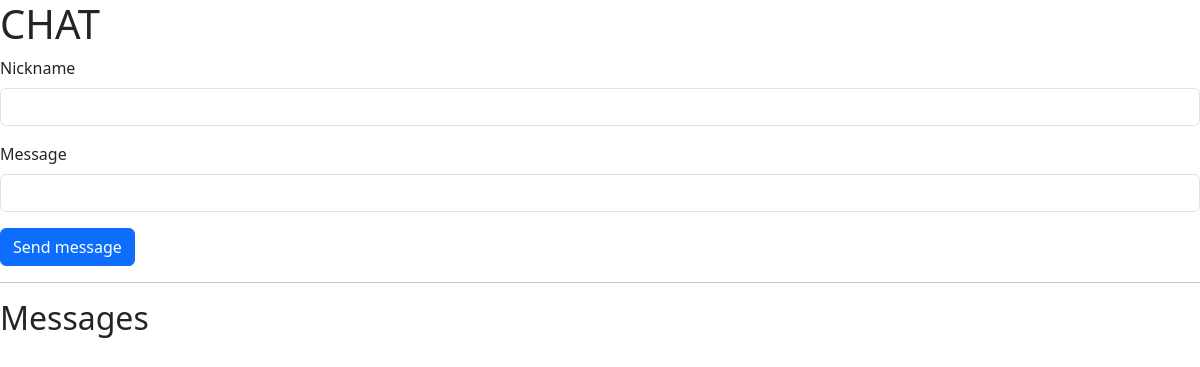
Before: / with the older database file.
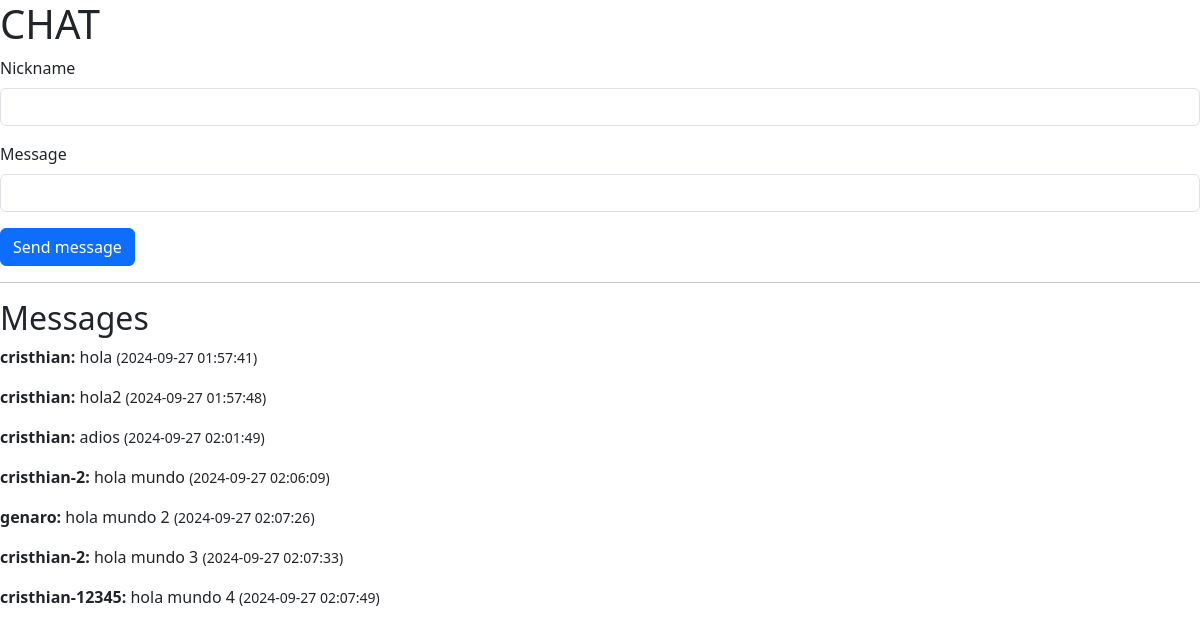
After: the same page with the newer database file.
### main.py (models this page shows, shortened)
class Message(db.Model):
    id = db.Column(db.Integer, primary_key=True, autoincrement=True)
    nickname = db.Column(db.Text, nullable=False)
    message = db.Column(db.Text, nullable=False)
    created_at = db.Column(db.DateTime(timezone=True), server_default=func.now())

### main.py (the view)
@app.route("/")
def index():
    messages = Message.query.all()
    return render_template("index.html", messages=messages)

### templates/index.html (shortened to what this page needs)
<!doctype html>
<html lang="en">
  <head>
    <link href="https://cdn.jsdelivr.net/npm/bootstrap@5.3.3/dist/css/bootstrap.min.css" rel="stylesheet">
</head>
  <body>
    <h1>CHAT</h1>
    <form action="" method="POST" id="sendMessage">
        <div class="mb-3">
          <label class="form-label">Nickname</label>
          <input type="text" class="form-control" name="nickname" id="nickname" />
        </div>
        <div class="mb-3">
            <label class="form-label">Message</label>
            <input type="text" class="form-control" name="message" id="message" />
          </div>
        <button type="submit" class="btn btn-primary">Send message</button>
      </form>
      <hr>
      <h2>Messages</h2>
      <div id="messages">
        {% for message in messages %}
        <p><b>{{ message.nickname }}:</b> {{ message.message }} <small>({{ message.created_at }})</small></p>
        {% endfor %}
      </div>
  </body>
</html>

Changed rows visible on the page:
added Message: nickname "cristhian", message "hola", created_at "2024-09-27 01:57:41"
added Message: nickname "cristhian", message "hola2", created_at "2024-09-27 01:57:48"
added Message: nickname "cristhian", message "adios", created_at "2024-09-27 02:01:49"
added Message: nickname "cristhian-2", message "hola mundo", created_at "2024-09-27 02:06:09"
added Message: nickname "genaro", message "hola mundo 2", created_at "2024-09-27 02:07:26"
added Message: nickname "cristhian-2", message "hola mundo 3", created_at "2024-09-27 02:07:33"
added Message: nickname "cristhian-12345", message "hola mundo 4", created_at "2024-09-27 02:07:49"
